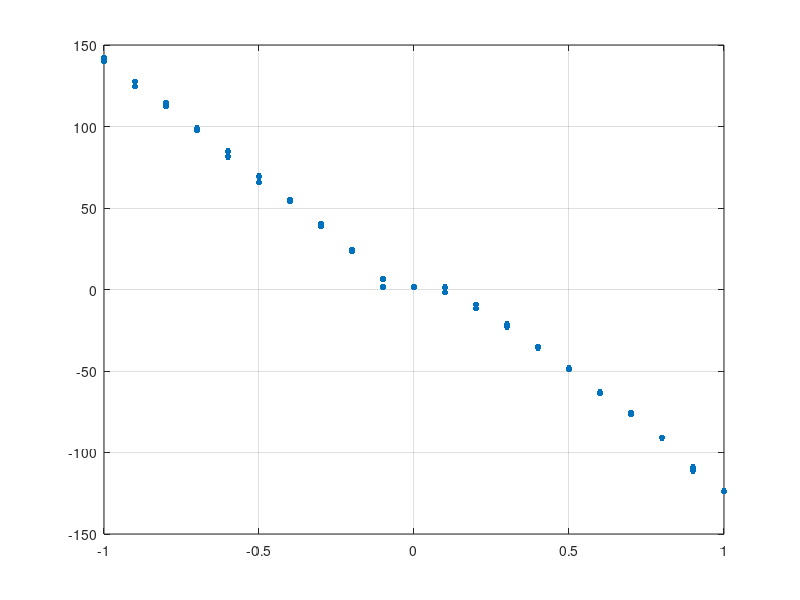

Here is the MATLAB script that generated this plot:
close all; clear all;

%load('ramp1_new');
load('charakterystyka_statyczna.mat')

for i = 1:42
   control(i) = obiekt.signals(1).values(500*i);
   velocity(i) = mean(obiekt.signals(3).values(500*i-10:500*i));
end

plot(control, velocity, '.', 'markersize', 15);

hold on
grid on

velocity(11) 
velocity(32)
offset = mean([velocity(11) velocity(32)])
